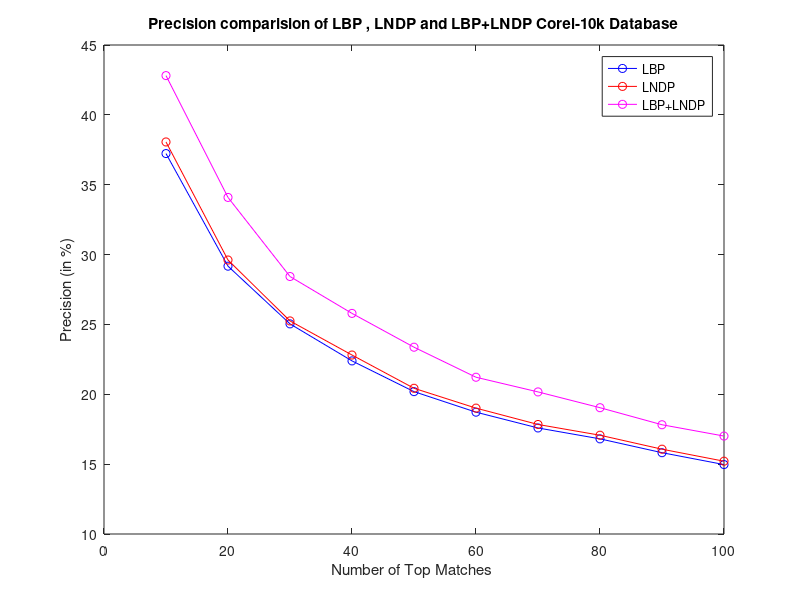

Write the MATLAB code that produced this figure.
r=[10 20 30 40 50 60 70 80 90 100];
precision_lbp=[37.23 29.17 25.04 22.39 20.19 18.72 17.59 16.81 15.82 14.97];
precision_lndp=[38.06 29.61 25.25 22.81 20.43 19.01 17.84 17.07 16.07 15.21];
precision_combine=[42.81 34.09 28.43 25.79 23.37 21.22 20.17 19.04 17.82 17.01];
plot(r,precision_lbp,'-bo',r,precision_lndp,'-ro',r,precision_combine,'-mo');
xlabel('Number of Top Matches ');
ylabel('Precision (in %)');
title('Precision comparision of LBP , LNDP and LBP+LNDP Corel-10k Database');
legend('LBP','LNDP','LBP+LNDP');